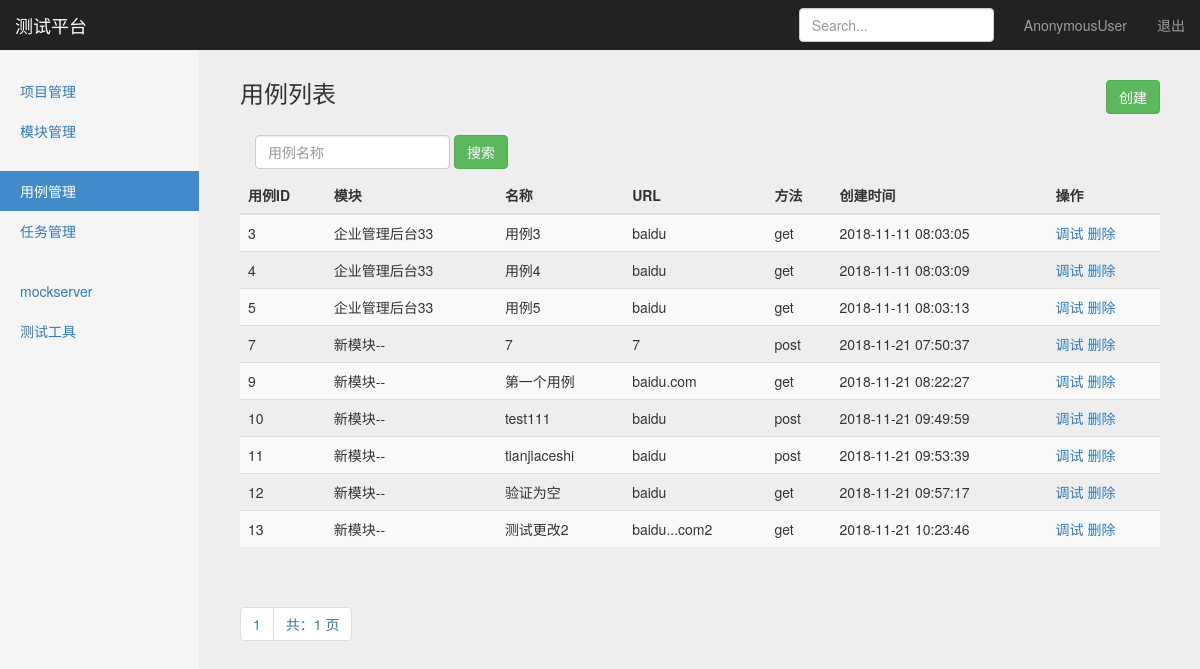
Screenshot of /interface/search_case_name/ with the database file from the repository.
### interface_app/models.py (models this page shows, shortened)
class TestCase(models.Model):
    module = models.ForeignKey(Module, on_delete=models.CASCADE) # on_delete参数表示项目删除后，模块也跟随删除
    name = models.CharField("名称", max_length=100, blank=False, default="")
    url = models.TextField("URL", default="")
    req_method = models.CharField("方法", max_length=10, default="")
    req_type = models.CharField("参数类型", max_length=10, default="")
    req_header = models.TextField("header", default="")
    req_parameter = models.TextField("参数", default="")
    reponses_assert = models.TextField("验证", default="")
    create_time = models.DateTimeField("创建时间", auto_now_add=True)

### projects_app/models.py (models this page shows)
class Module(models.Model):
    project = models.ForeignKey(Project, on_delete=models.CASCADE) # on_delete参数表示项目删除后，模块也跟随删除
    name = models.CharField("名称", max_length=100, blank=False, default="")
    description = models.TextField("描述", default="")
    create_time = models.DateTimeField("创建时间", auto_now=True)
    def __str__(self):
        return self.name

### interface_app/views/testcase_views.py (the view)
# urls.py: path('search_case_name/', testcase_views.search_case_name),
def search_case_name(request):
    if request.method == "GET":
        case_name = request.GET.get('case_name', "")
        cases = TestCase.objects.filter(name__contains=case_name).order_by('create_time')
        paginator = Paginator(cases, 10)
        page = request.GET.get('page')
        try:
            contacts = paginator.page(page)
        except PageNotAnInteger:
            contacts = paginator.page(1)
        except EmptyPage:
            contacts = paginator.page(paginator.num_pages)
        return render(request, "case_manage.html", {
            "type": "list",
            "testcases": contacts,
            "case_name": case_name,
        })
    else:
        return HttpResponse("404")

### templates/case_manage.html (shortened to what this page needs)
{% extends "base.html" %}
{% block content %}
    <nav class="navbar navbar-inverse navbar-fixed-top">
      <div class="container-fluid">
        <div class="navbar-header">
          <a class="navbar-brand" href="#">测试平台</a>
        </div>
        <div id="navbar" class="navbar-collapse collapse">
          <ul class="nav navbar-nav navbar-right">
            <li><a href="#">{{user}}</a></li>
            <li><a href="/logout/">退出</a></li>
          </ul>
          <form class="navbar-form navbar-right">
            <input type="text" class="form-control" placeholder="Search...">
          </form>
        </div>
      </div>
    </nav>
    <div class="container-fluid">
        <div class="row">
            <div class="col-sm-3 col-md-2 sidebar">
                <ul class="nav nav-sidebar">
                    <li ><a href="/manage/project_manage/">项目管理</a></li>
                    <li ><a href="/manage/module_manage/">模块管理</a></li>
                </ul>
                <ul class="nav nav-sidebar">
                    <li class="active"><a href="/interface/case_manage">用例管理</a></li>
                    <li><a href="">任务管理</a></li>
                </ul>
                <ul class="nav nav-sidebar">
                    <li><a href="">mockserver</a></li>
                    <li><a href="">测试工具</a></li>
                </ul>
            </div>
        </div>
    </div>
    {% if type == 'list'%}
        <div class="col-sm-9 col-sm-offset-3 col-md-10 col-md-offset-2 main">
            <h3 class="sub-header">用例列表
                <button type="button" class="btn btn-success" style="float: right;"
                onclick="window.location.href='/interface/case_add/'">创建</button>
            </h3>
            <div class="table-responsive">
                <form class="navbar-form" method="get" action="/interface/search_case_name/">
                    <div class="form-group">
                        <input name="case_name" type="text" placeholder="用例名称" class="form-control">
                    </div>
                    <button type="submit" class="btn btn-success">搜索</button>
                </form>
            <table class="table table-striped">
              <thead>
                <tr>
                  <th>用例ID</th>
                  <th>模块</th>
                  <th>名称</th>
                  <th>URL</th>
                  <th>方法</th>
                  <th>创建时间</th>
                  <th>操作</th>
                </tr>
              </thead>
              <tbody>
                {% for case in testcases %}
                <tr>
                  <td>{{case.id}}</td>
                  <td>{{case.module}}</td>
                  <td>{{case.name}}</td>
                  <td>{{case.url}}</td>
                  <td>{{case.req_method}}</td>
                  <td>{{case.create_time | date:"Y-m-d H:i:s" }}</td>
                  <td>
                    <a href="/interface/case_debug/{{case.id}}/">调试</a>
                    <a href="/interface/case_delete/{{case.id}}/">删除</a>
                  </td>
                </tr>
              {% endfor %}
              </tbody>
            </table>
          </div>
            <div class="pagination">
                <span class="step-links">
                    <ul class="pagination">
                        <li><a href="#">{{ testcases.number }}</a></li>
                        <li><a href="#">共：{{ testcases.paginator.num_pages }} 页</a></li>
                    </ul>
                </span>
            </div>
        </div>
    {% endif %}
{% endblock %}

### static/css/dashboard.css (style rules this page uses)
body { padding-top: 50px; }
.sub-header { padding-bottom: 10px; border-bottom: 1px solid #eee; }
.navbar-fixed-top { border: 0; }
.sidebar { display: none; }
@media (min-width: 768px) { .sidebar { position: fixed; top: 51px; bottom: 0; left: 0; z-index: 1000; display: block; padding: 20px; overflow-x: hidden; overflow-y: auto; background-color: #f5f5f5; border-right: 1px solid #eee; } }
.nav-sidebar { margin-right: -21px; margin-bottom: 20px; margin-left: -20px; }
.nav-sidebar > li > a { padding-right: 20px; padding-left: 20px; }
.nav-sidebar > .active > a, .nav-sidebar > .active > a:hover, .nav-sidebar > .active > a:focus { color: #fff; background-color: #428bca; }
.main { padding: 20px; }
@media (min-width: 768px) { .main { padding-right: 40px; padding-left: 40px; } }

### static/css/signin.css (style rules this page uses)
body { padding-top: 40px; padding-bottom: 40px; background-color: #eee; }

### rows the page displays
TestCase: id "3", module "企业管理后台33", name "用例3", url "baidu", req_method "get", create_time "2018-11-11 08:03:05"
TestCase: id "4", module "企业管理后台33", name "用例4", url "baidu", req_method "get", create_time "2018-11-11 08:03:09"
TestCase: id "5", module "企业管理后台33", name "用例5", url "baidu", req_method "get", create_time "2018-11-11 08:03:13"
TestCase: id "7", module "新模块--", name "7", url "7", req_method "post", create_time "2018-11-21 07:50:37"
TestCase: id "9", module "新模块--", name "第一个用例", url "baidu.com", req_method "get", create_time "2018-11-21 08:22:27"
TestCase: id "10", module "新模块--", name "test111", url "baidu", req_method "post", create_time "2018-11-21 09:49:59"
TestCase: id "11", module "新模块--", name "tianjiaceshi", url "baidu", req_method "post", create_time "2018-11-21 09:53:39"
TestCase: id "12", module "新模块--", name "验证为空", url "baidu", req_method "get", create_time "2018-11-21 09:57:17"
TestCase: id "13", module "新模块--", name "测试更改2", url "baidu...com2", req_method "get", create_time "2018-11-21 10:23:46"

### other values shown
{{ user }} "AnonymousUser"
{{ testcases.number }} "1"
{{ testcases.paginator.num_pages }} "1"
